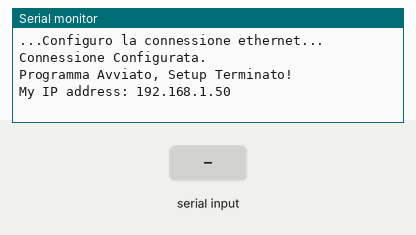
Recording of a sketch running on a simulated Arduino Uno, built with avr-gcc and run on an emulated ATmega328P. Shown: the last lines printed to the serial monitor. The inputs (shaded band) are chosen by the test bench. WiFi joins after 1.5 s; servers stay silent unless stated; uploads are accepted with an empty reply; random numbers use the default seed unless the sketch sets one.

Above: at 4.7 s.
4.8 s: ",\n" received over Serial
At 6.1 s:
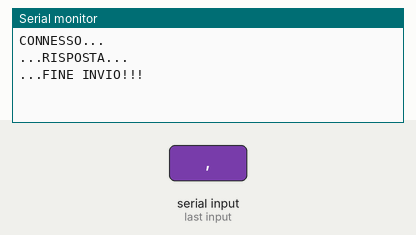
6.3 s: byte 10 ('\n') received over Serial
At 6.53 s:
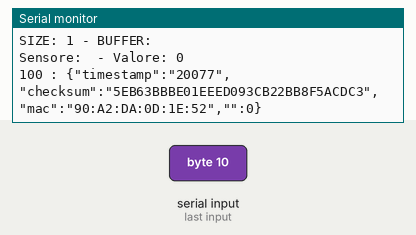
7.8 s: "1000\n" received over Serial
At 8.05 s:
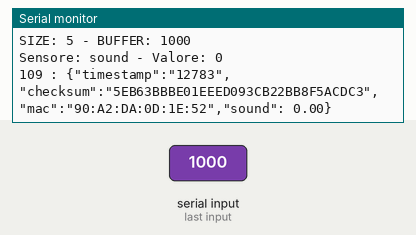

The sketch:

XbeeEthernetJSON.ino
```cpp
/********************************************************************************************************
   Mirko Mancin - Tesi triennale a.a. 2011/12

   SCHEDA PER LA LETTURA DEI DATI DA XBEE E INVIO AL SERVER TRAMITE ETHERNET

 - XBEE MODULE
 - ETHERNET

*********************************************************************************************************/

//DEFINIZIONE LIBRERIE
#include <SPI.h>
#include <Ethernet.h>
#include <SoftwareSerial.h>
#include <String.h>

//DEFINIZIONE MACRO PER IL RESET DELLA SCHEDA
#include <avr/io.h>
#include <avr/wdt.h>
#define Reset_AVR() wdt_enable(WDTO_30MS); while(1) {}

//DOPO UN ORA SI RESETTERA' LA SCHEDA, ONDE EVITARE PROBLEMI CON LA COMUNICAZIONE WIFI
#define Reset_After_1hour 3600000

//DEFINISCO LA SERIALE DI COMUNICAZIONE PER XBEE
SoftwareSerial SerialXbee(2,3);

//CONFIGURAZIONE ETHERNET
byte mac[] = { 0x90, 0xA2, 0xDA, 0x0D, 0x1E, 0x52 };
//byte ip[] = { 192,168,1,10 };

char buffer[32];
char bufferRisp[256];
int valore=0;
int ID=0;
char* sensor;

char serverName[] = "monfortino.ce.unipr.it";//URL del server a cui connettersi
#define serverPort 80 //porta di connessione

EthernetClient client;//dichiaro una variabile globale per il client ethernet

unsigned long time = 0;
unsigned long SendTime = 0;

char valBuffer[8];
char timestamp[8];

char jsonMsg[256];

int sizeRisp = 0;
int richiedorisposta = 0;

void setup() {
  // start serial port:
  //SerialXbee.begin(9600);
  Serial.begin(9600);
  // give the ethernet module time to boot up:
  delay(1000);
  // start the Ethernet connection:
  Serial.println("...Configuro la connessione ethernet...");
  Ethernet.begin(mac);  //configuro lo shield ethernet
  Serial.println("Connessione Configurata.");
  delay(1000);//aspetto un secondo per far avviare lo shield ethernet
  Serial.println("Programma Avviato, Setup Terminato!");
  Serial.print("My IP address: ");
  Serial.println(Ethernet.localIP());
}

void loop() {

  int inputSize = 0;
  int i=0;
  int moltip=1;

  //SE CI SONO DATI IN ARRIVO DA XBEE LI LEGGO
  if(Serial.available()>0) {
      delay(10);                //DEVO ASPETTARE UN PO PER RIEMPIRE IL BUFFER
      inputSize = Serial.available();

        for (i = 0; i < inputSize; i++){
           buffer[i] = Serial.read();
           buffer[i+1] = '\0';
        }

        Serial.print("SIZE: ");
        Serial.print(inputSize);
        Serial.print(" - BUFFER: ");
        Serial.println(buffer);
        if(inputSize<10){
            parsingString(buffer, inputSize);
        }else parsingBuffer(buffer, inputSize);

      //DEVO FARE QUESTO CONTROLLO PERCHE IL VALROE DEL SENSORE è FLOAT, MENTRE GLI ALTRI INT
      if(ID==1000) dtostrf(valore, 5, 2, valBuffer);
      else sprintf(valBuffer, "%d", valore);

      sprintf(timestamp, "%d", random(1, 32000));

      sprintf(jsonMsg,"{\"timestamp\":\"%s\",\"checksum\":\"%s\",\"mac\":\"%s\",\"%s\":%s}\0", timestamp, "5EB63BBBE01EEED093CB22BB8F5ACDC3", "90:A2:DA:0D:1E:52", sensor, valBuffer);
      for(i=0; jsonMsg[i]!=0; i++);
      i++;
      Serial.print(++i);
      Serial.print(" : ");
      Serial.println(jsonMsg);


      if (client.connect(serverName, serverPort)) //connessione al server per invio lettura sensore temperatura
          {
              Serial.println("CONNESSO...");
              delay(200);
              InvioJSONRequest(jsonMsg, i);
              delay(200);
              client.stop();
              Serial.println("...FINE INVIO!!!");
              ID=0;
              valore=0;
              if(richiedorisposta==1){
                parsingJSONRisp(bufferRisp, sizeof(bufferRisp));
              }
          }

       ID=0;
       valore=0;
    }

    if(time>Reset_After_1hour){
        Serial.println("Goodbye!!");
        Reset_AVR();
    }
}

void parsingJSONRisp(char buffer[], int len){
    //{"status":"200","msg":"Log Correctly Added () !"}
    char tmp[256];
    int j=0;
    Serial.flush();

    for(int i=1; buffer[i-1]!='}'; i++){
        if((buffer[i]==',')||(buffer[i+2]==0)){
          delay(100);
          tmp[j]=0;
          checkCmd(tmp);
          j=0;
        }else{
          tmp[j]=buffer[i];
          j++;
        }
    }
}

//CONTROLLO CHE COMANDO SIA ARRIVATO DAL SERVER
void checkCmd(char cmd[]){
    int k;
    char *intStr;
    //COMANDO CONFIGURAZIONE
    if((cmd[1]=='c')&&(cmd[2]=='f')&&(cmd[3]=='g')){
        //dalla 23 casella fino all doppio apice c'è il numero
        Serial.print("TEMPO: ");
        for(k=23; cmd[k]!='"'; k++){
          Serial.print(cmd[k]);
        }
        int value=0;
        for(int l=k-1, m=1; l>22; l--){
          value += m*((int)cmd[l]-48);
          m *= 10;
        }
        Serial.print(" - int: ");
        Serial.println(value);
        //SerialXbee.print(value);
    }
}

void parsingBuffer(char* string, int lenght){
    char tmp[10];
    int i=0;
    int j=0;
    while(i<lenght-1){
          if(string[i]!=';'){
              tmp[j]=string[i];
              j++;
          }else{
              tmp[j]=0;
              parsingString(tmp,j);
              j=0;
              tmp[0]=0;
          }
          i++;
    }
}

void parsingString(char* string, int lenght){
    //STRINGA = xxxx:valore;  dove xxxx è l'ID del sensore, valore viene mandato intero
    int moltipID = 1000;
    int moltipVALORE = 1;

    for(int i=0; i<4; i++){
        ID += ((int)string[i]-48)*moltipID;
        moltipID /= 10;
    }

    for(int i=lenght-2; i>=5; i--){
        valore += ((int)string[i]-48)*moltipVALORE;
        moltipVALORE *= 10;
    }

    ID2Sensor(ID);

    Serial.print("Sensore: ");
    Serial.print(sensor);
    Serial.print(" - Valore: ");
    Serial.println(valore);
}

void ID2Sensor(int _ID){
    if(_ID==1000){
      sensor="sound";
      richiedorisposta=1;
    }
    if(_ID==6000){
      sensor="PIR";
      richiedorisposta=0;
    }
    if(_ID==7000){
      sensor="RFID";
      richiedorisposta=0;
    }
}

void InvioJSONRequest(char* jsonString, int lungh)
{
  client.print("POST /dsgm2m/api/m2m.php HTTP/1.0\r\n");
  client.print("Content-Length: ");
  client.print(lungh);
  client.print("\r\n\r\n");
  client.print(jsonString);

  Serial.println("...RISPOSTA...");

  boolean currentLineIsBlank = true;
  int exit=0;
  int i=0;

  if(richiedorisposta==1){
  while(client.connected()){
     if(client.available() > 0) {
       char c = client.read();
        Serial.write(c);
        if(exit==1){
            bufferRisp[i] = c;
            i++;
        }
        // if you've gotten to the end of the line (received a newline
        // character) and the line is blank, the http request has ended,
        // so you can send a reply
        if (c == '\n' && currentLineIsBlank) {
          if(exit==1){
             break;
          }
          else exit = 1;
        }
        if (c == '\n') {
          // you're starting a new line
          currentLineIsBlank = true;
        }
        else if (c != '\r') {
          // you've gotten a character on the current line
          currentLineIsBlank = false;
        }
      }
  }
  }
}
```

Measured:
- after the input at 4.8 s, the serial monitor: prints a new line at once (image 1)
- after the input at 6.3 s, the serial monitor: prints a new line at once (image 2)
- after the input at 7.8 s, the serial monitor: prints a new line at once (image 3)
